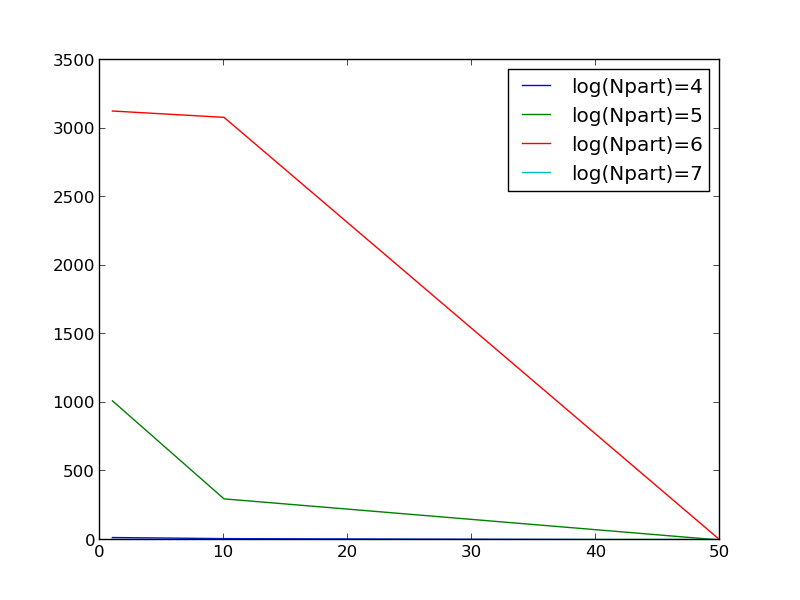

Here is the Python script that generated this plot:
#!/usr/bin/python
import pysim
import os,copy,pprint
import numpy as np
import matplotlib.pyplot as plt
from mmlutils import *
from pysim.files import performance,gadget,scf,buildgal
LIST_GDPTYPS=gadget.LIST_PTYPS

#method='end'
#method='sub'
#method='gadget4scf'
#method='plot'
method='calc'
#method='performance'
#ftypeList=['gadget']
ftypeList=['scf']

compid='stampede'
#compid='accre'

testrun_ic={'gadget':'MW0B8_MW0B8_Q1RP0p1E1I0_TEST',
            'scf'   :'MW0B_8M12LH11FG0'}
testrun_pm={'gadget':'MW0B8_MW0B8_Q1RP0p1E1I0_TEST',
            'scf'   :'MW0B_8M12LH11FG0'}
testrun_tp={'gadget':'intsim',
            'scf'   :'galsim'}

dt_snap=0.01 # Gyr
tsim_iso=3.0 # Gyr
tsim_int=5.0 # Gyr
Npart_MW1=1.0e8

# Isolated stuff
Npart_iso={'name' :['MW1','MW3','MW10'],
           'fact' :[1.0  ,3.0  ,10.0  ],
           'nsim' :[1    ,1    ,1     ],
           'tsim' :3*[tsim_iso]}
Npart_iso['npart']=[Npart_MW1/f for f in Npart_iso['fact']]
Npart_iso['nsnap']=[t/dt_snap for t in Npart_iso['tsim']]
# Interactions
Npart_int={'name' :['q1' ,'q3' ,'q10' ],
           'fact' :[1.0  ,3.0  ,10.0  ],
           'nsim' :[8    ,5    ,5     ],
           'tsim' :3*[tsim_int]}
Npart_int['npart_gal']=[[Npart_MW1,Npart_MW1/f] for f in Npart_int['fact']]
Npart_int['npart']=[Npart_MW1*(1.+1./f) for f in Npart_int['fact']]
Npart_int['nsnap']=[t/dt_snap for t in Npart_int['tsim']]

Npart_test={'gadget':[long(2e6),long(2e7),long(2e8),
                      long(1e6),long(1e7),long(1e8)],
            'scf'   :[long(1e6),long(1e7),long(1e8)]}

Nproc_test={'gadget':[64,128,256],
            'scf'   :[10, 50,100]}
Nproc_scf=50
Nproc_gd=256

if method=='gadget4scf':
    method='sub'
    compid='accre'
    ftypeList=['gadget']
    testrun_ic['gadget']=testrun_ic['scf']
    testrun_pm['gadget']=testrun_pm['scf']
    Nproc_test['gadget']=Nproc_test['scf']
    Npart_test['gadget']=Npart_test['scf']


# Gadget Done on ACCRE
# 6p3on64,6p3on128,6p3on256
# 7p3on64,7p3on128
# 8p3on64,8p3on128

# Error on 8p3on256 due to insufficient memory

# times={'4on1' :{'scf':5. ,'gadget':18.}, # done
#        '4on10':{'scf':6. ,'gadget':10.}, # done
#        '4on50':{'scf':20.,'gadget':31.}, # done
#        '5on1' :{'scf':6. ,'gadget':1015.}, # done
#        '5on10':{'scf':7. ,'gadget':300.}, # done
#        '5on50':{'scf':13.,'gadget':217.20/0.01}, #139.}, # done
#        '6on1' :{'scf':28.,'gadget':3128.+3136.+73473.+18541.},
#        '6on10':{'scf':22.,'gadget':3082.+3115.+38425.}, # done
#        '6on50':{'scf':27.,'gadget':3097.+15798.}, # done
#        '7on1' :{'scf':67.,'gadget':0.}, # won't run
#        '7on10':{'scf':53.,'gadget':3467.+76313.+76498.},
#        '7on50':{'scf':55.,'gadget':3277.+74024.+73839.},
#        # New runs
#        '8on64' :{'scf':0. ,'gadget':0. },
#        '8on128':{'scf':0. ,'gadget':0. },
#        '8on256':{'scf':0. ,'gadget':0. }}

# Set up plot
if method=='plot': 
    for ftype in ftypeList:
        fname='/home/langmm/code/python/mine/pysim/performance/perf_{}.png'.format(ftype)
        exp_npart=1.
        exp_nproc=0.25
        if ftype=='scf':
            exp_npart=0.25
            exp_nproc=0.75
        performance.plot(ftype,fplot=fname,compid=compid,baserun=testrun_ic[ftype],runtyp=testrun_tp[ftype],
                         exp_npart=exp_npart,exp_nproc=exp_nproc)
# Calculate costs
elif method=='calc':
    sbuf='    '
    s2hr=1.0/3600.0
    # BUILDGAL
    if 'buildgal' in ftypeList:
        print 'BUILDGAL'
        tbg=0.
    # SCF
    if 'scf' in ftypeList:
        print 'SCF'
        fscf_iso=performance.predict('scf',compid=compid,runtyp='galsim')
        fscf_int=fscf_iso
        #fscf_int=performance.predict('scf',compid=compid,runtyp='galsim')
        print 1*sbuf+'Isolation'
        tscf_iso=0.
        for i in range(len(Npart_iso['name'])): 
            Nsim=Npart_iso['nsim'][i]
            tscf=np.ceil(s2hr*Npart_iso['nsnap'][i]*fscf_iso(Npart_iso['npart'][i],Nproc_scf))
            tscf_iso+=tscf*Nsim
            print '{}{:4s} {} ({} x {})'.format(2*sbuf,Npart_iso['name'][i],tscf*Nsim,tscf,Nsim)
        print 1*sbuf+'Interactions'
        tscf_int=0.
        for i in range(len(Npart_int['name'])):
            Nsim=Npart_int['nsim'][i]
            tscf=0.
            for gNpart in Npart_int['npart_gal'][i]:
                tscf+=np.ceil(s2hr*Npart_int['nsnap'][i]*fscf_iso(gNpart,Nproc_scf))
            tscf_int+=tscf*Nsim
            print '{}{:4s} {} ({} x {})'.format(2*sbuf,Npart_int['name'][i],tscf*Nsim,tscf,Nsim)
        print 'Total={} SUs'.format(tscf_iso+tscf_int)
    # GADGET
    if 'gadget' in ftypeList:
        print 'GADGET'
        fgd_iso=performance.predict('gadget',compid=compid,runtyp='intsim')
        fgd_int=fgd_iso
        #fgd_int=performance.predict('gadget',compid=compid,runtyp='galsim')
        print 1*sbuf+'Isolation'
        tgd_iso=0.
        for i in range(len(Npart_iso['name'])):
            Nsim=Npart_iso['nsim'][i]
            tgd=np.ceil(s2hr*Npart_iso['tsim'][i]*fgd_iso(Npart_iso['npart'][i],Nproc_gd))
            tgd_iso+=tgd*Nsim
            print '{}{:4s} {} ({} x {})'.format(2*sbuf,Npart_iso['name'][i],tgd*Nsim,tgd,Nsim)
        print 1*sbuf+'Interactions'
        tgd_int=0.
        for i in range(len(Npart_int['name'])):
            Nsim=Npart_int['nsim'][i]
            tgd=np.ceil(s2hr*Npart_int['tsim'][i]*fgd_int(Npart_int['npart'][i],Nproc_gd))
            tgd_int+=tgd*Nsim
            print '{}{:4s} {} ({} x {})'.format(2*sbuf,Npart_int['name'][i],tgd*Nsim,tgd,Nsim)
        print 'Total={} SUs ({} w/o isolation)'.format(tgd_iso+tgd_int,tgd_int)
    
# Submitting and retrieving files
else: 
    # Loop over file types
    for ftype in ftypeList:
        # Loop over particle number
        for idxpart,iNpart in enumerate(Npart_test[ftype]):
            # Loop over number of processors
            for idxproc,iNproc in enumerate(Nproc_test[ftype]):
                # Get test sim
                sim=performance.test(method,ftype,iNpart,iNproc,compid,testrun_ic[ftype],testrun_pm[ftype])


    # elif method=='oldplot':
    #     if   imeth=='gadget': 
    #         tlab='Wall-clock Time/Gyr (s)'
    #         fitf=lambda N: data[-1][0]*(N*np.log10(N))/(Npart_test[0]*np.log10(Npart_test[0]))
    #     elif imeth=='scf'   : 
    #         tlab='Wall-clock Time/snap (s)'
    #         fitf=lambda N: data[-1][0]*(np.log10(N))/(np.log10(Npart_test[0]))
    #     else: tlab=None
    #     if   imeth=='gadget': 
    #         simext=pysim.loadsim('MW0B7_MW0B7_Q1RP0p1E1I0')
    #         tscl=(3.085678e21/1e5)/(3.15569e16)
    #         cpustats=gadget.rw_cpustat('R',simext.fdict['gadget']['output']['cpu'])
    #         itsimarr=np.array(cpustats['tsim'])
    #         isteparr=np.array(cpustats['step'])
    #         idxend=np.arange(len(isteparr))[isteparr<=128].max()
    #         #idxend=np.arange(len(itsimarr))[itsimarr<=0.0102269].max()-1
    #         exttime=cpustats['tot'][idxend]/((cpustats['tsim'][idxend]/tscl))
    #         extproc=simext['nprocev']
    #         extpart=simext.ntot
    #         ext={'time':exttime,'nproc':extproc,'npart':extpart}
    #         print exttime
    #         print extpart
    #         print extproc
    #     else:
    #         ext=None
            
    #     # print imeth
    #     # pprint.pprint(data)
    #     mmlparallel.plot_performance(Nproc_test,Npart_test,data,fname=fname,
    #                                  timelabel=tlab,extra=ext,fitfunc=fitf)
    #     print '    '+fname
        # for iNpart in Npart_test:
        #     ilogN=int(np.log10(iNpart))
        #     x=np.array(Nproc_test)
        #     y=np.array(plotlist[ilogN],dtype=float)
        #     iaxs.plot(x,y,label='log(Npart)={}'.format(ilogN))
        # # Labels
        # plt.xlabel('Nproc')
        # ylab='Time'
        # if perpart: ylab+='/particle'
        # if imeth=='scf': ylab+='/snap'
        # else:
        #     if perstep: ylab+='/step'
        #     if pertime: ylab+='/Gyr'
        # plt.ylabel(ylab+' (s)')
        # iaxs.set_xscale('log')
        # iaxs.set_yscale('log')
        # # Legend
        # iaxs.legend(loc=1)
        # fname='/home/langmm/code/python/mine/runscripts/timetest_'+imeth+'.png'
        # plt.savefig(fname)
        # plt.cla()
        # print '    '+fname


# Print info
# elif method=='oldcalc':
#     s2hr=1.0/3600.0
#     dt_snap=0.01 # Gyr
#     time_iso=3.0 # Gyr
#     time_int=5.0 # Gyr
#     Nsnap_iso=time_iso/dt_snap
#     Nsnap_int=time_int/dt_snap
#     Nsim_q1 =8
#     Nsim_q3 =5
#     Nsim_q10=5
#     # BUILDGAL
#     print 'BUILDGAL'
#     npart0_scf=1.0e6
#     t0_bgal_accre=(5.*3600.+10.*60.+8.)
#     t0_bgal_stamp=t0_bgal_accre*(2.3/2.7)
#     tscf_scaleN=lambda N: t0_bgal_stamp*((N/npart0_scf)**2)
#     ts_bgal_MW1 =s2hr*tscf_scaleN(Npart_MW1 )
#     ts_bgal_MW3 =s2hr*tscf_scaleN(Npart_MW3 )
#     ts_bgal_MW10=s2hr*tscf_scaleN(Npart_MW10)
#     print '    t (MW1 ) = {} hrs'.format(ts_bgal_MW1 )
#     print '    t (MW3 ) = {} hrs'.format(ts_bgal_MW3 )
#     print '    t (MW10) = {} hrs'.format(ts_bgal_MW10)
#     print 'Total={} hrs'.format(ts_bgal_MW1+ts_bgal_MW3+ts_bgal_MW10)
#     # SCF
#     print 'SCF'
#     Nproc_scf=10
#     npart0_scf=1.0e7
#     t0_scf=times['7on10']['scf']
#     tscf_scaleN=lambda N: 10.**(np.log10(t0_scf)+0.3*(np.log10(N)-np.log10(npart0_scf)))#t0_scf*(np.log10(npart0_scf)/np.log10(N))
#     print 'Isolation'
#     print s2hr*Nproc_scf*tscf_scaleN(Npart_MW1 )
#     tscf_MW1 =np.ceil(Nsnap_iso*s2hr*Nproc_scf*tscf_scaleN(Npart_MW1 ))
#     tscf_MW3 =np.ceil(Nsnap_iso*s2hr*Nproc_scf*tscf_scaleN(Npart_MW3 ))
#     tscf_MW10=np.ceil(Nsnap_iso*s2hr*Nproc_scf*tscf_scaleN(Npart_MW10))
#     print '    MW1   {}'.format(tscf_MW1 )
#     print '    MW3   {}'.format(tscf_MW3 )
#     print '    MW10  {}'.format(tscf_MW10)
#     print 'Interactions'
#     tscf_q1 =np.ceil(Nsnap_int*s2hr*Nproc_scf*tscf_scaleN(Npart_MW1 + Npart_MW1 ))
#     tscf_q3 =np.ceil(Nsnap_int*s2hr*Nproc_scf*tscf_scaleN(Npart_MW1 + Npart_MW3 ))
#     tscf_q10=np.ceil(Nsnap_int*s2hr*Nproc_scf*tscf_scaleN(Npart_MW1 + Npart_MW10))
#     print '    q=1   {} ({} x {})'.format(tscf_q1 *Nsim_q1 ,tscf_q1 ,Nsim_q1 )
#     print '    q=3   {} ({} x {})'.format(tscf_q3 *Nsim_q3 ,tscf_q3 ,Nsim_q3 )
#     print '    q=10  {} ({} x {})'.format(tscf_q10*Nsim_q10,tscf_q10,Nsim_q10)
#     print 'Total={} SUs'.format(tscf_MW1+tscf_MW3+tscf_MW10+tscf_q1 *Nsim_q1+tscf_q3 *Nsim_q3+tscf_q10*Nsim_q10)
#     methLIST=[]
#     # GADGET
#     print 'GADGET'
#     npart0_gd=19800000
#     Nproc_gd=256
#     t0_gd=82472.6262858 # s
#     tgd_scaleN=lambda N: t0_gd*N*np.log10(N)/(npart0_gd*np.log10(npart0_gd))
#     print 'Isolation'
#     print s2hr*tgd_scaleN(Npart_MW1 )*Nproc_gd
#     tgd_MW1 =np.ceil(time_iso*s2hr*tgd_scaleN(Npart_MW1 )*Nproc_gd)
#     tgd_MW3 =np.ceil(time_iso*s2hr*tgd_scaleN(Npart_MW3 )*Nproc_gd)
#     tgd_MW10=np.ceil(time_iso*s2hr*tgd_scaleN(Npart_MW10)*Nproc_gd)
#     print '    MW1   {}'.format(tgd_MW1 )
#     print '    MW3   {}'.format(tgd_MW3 )
#     print '    MW10  {}'.format(tgd_MW10)
#     print 'Interactions'
#     tgd_q1 =np.ceil(time_int*s2hr*Nproc_gd*tgd_scaleN(Npart_MW1 + Npart_MW1 ))
#     tgd_q3 =np.ceil(time_int*s2hr*Nproc_gd*tgd_scaleN(Npart_MW1 + Npart_MW3 ))
#     tgd_q10=np.ceil(time_int*s2hr*Nproc_gd*tgd_scaleN(Npart_MW1 + Npart_MW10))
#     print '    q=1   {} ({} x {})'.format(tgd_q1 *Nsim_q1 ,tgd_q1, Nsim_q1)
#     print '    q=3   {} ({} x {})'.format(tgd_q3 *Nsim_q3 ,tgd_q3, Nsim_q3)
#     print '    q=10  {} ({} x {})'.format(tgd_q10*Nsim_q10,tgd_q10,Nsim_q10)
#     print 'Total={} SUs'.format(tgd_MW1+tgd_MW3+tgd_MW10+tgd_q1 *Nsim_q1+tgd_q3 *Nsim_q3+tgd_q10*Nsim_q10)
    
